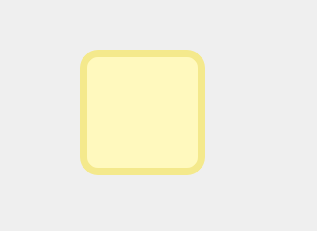
<?xml version="1.0" encoding="UTF-8"?>
<ui version="4.0">
 <class>Form</class>
 <widget class="QWidget" name="Form">
  <property name="geometry">
   <rect>
    <x>0</x>
    <y>0</y>
    <width>317</width>
    <height>231</height>
   </rect>
  </property>
  <property name="windowTitle">
   <string>Form</string>
  </property>
  <widget class="QLabel" name="label_2">
   <property name="geometry">
    <rect>
     <x>80</x>
     <y>50</y>
     <width>125</width>
     <height>125</height>
    </rect>
   </property>
   <property name="cursor">
    <cursorShape>PointingHandCursor</cursorShape>
   </property>
   <property name="mouseTracking">
    <bool>true</bool>
   </property>
   <property name="styleSheet">
    <string notr="true">QLabel{
background-color: rgb(255, 249, 190);
border-radius:18;
border-color: rgb(244, 233, 140);
border-width:7;
border-style: solid;
}

QLabel:hover{
background-color: rgb(244, 233, 140);
}
</string>
   </property>
   <property name="text">
    <string/>
   </property>
   <property name="pixmap">
    <pixmap resource="BigButtonTemplate.qrc">:/icon/confirmation_number_FILL1_wght600_GRAD200_opsz48_risultato.png</pixmap>
   </property>
   <property name="scaledContents">
    <bool>true</bool>
   </property>
   <property name="margin">
    <number>17</number>
   </property>
  </widget>
 </widget>
 <resources>
  <include location="BigButtonTemplate.qrc"/>
  <include location="../../../../../Program Files (x86)/Qt Designer/BigButtonTemplate.qrc"/>
 </resources>
 <connections/>
</ui>
